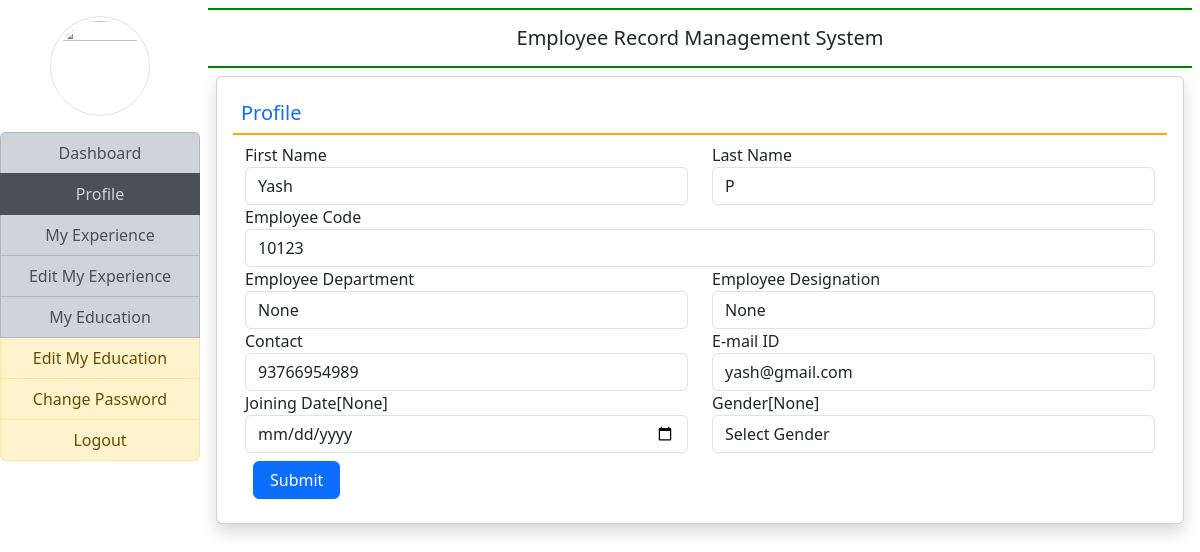
The page /profile (signed in) on the database its author committed.
### employee/models.py (models this page shows, shortened)
class EmployeeDetail(models.Model):
    user = models.ForeignKey(User, on_delete=models.CASCADE)
    empcode = models.CharField(max_length=50)
    empdept = models.CharField(max_length=50,null=True)
    designation = models.CharField(max_length=100,null=True)
    contact = models.CharField(max_length=15,null=True)
    gender = models.CharField(max_length=50,null=True)
    joiningdate = models.DateField(null=True)

### employee/views.py (the view, shortened to what this page needs)
# urls.py: path('profile',profile,name='profile'),
def profile(request):
    if not request.user.is_authenticated:
        return redirect('emp_login')
    error = ""
    user = request.user
    employee = EmployeeDetail.objects.get(user=user)
    return render(request, 'profile.html',locals())

### employee/templates/profile.html (shortened to what this page needs)
{% extends 'emp_base.html' %}
{% block main %}
<div class="card shadow m-2">
    <div class="card-body">
        <h5 class="p-2 text-primary" style="border-bottom: 2px solid orange;">Profile</h5>
        <div class="container-fluid">
            <form method="POST">
                <div class="row">
                    <div class="col-sm-6">
                        <div class="form-group">
                            <label>First Name</label>
                            <input type="text" name="firstname" class="form-control" placeholder="Enter your First Name"
                                pattern="[A-Za-z]+" value="{{employee.user.first_name}}">
                        </div>
                    </div>
                    <div class="col-sm-6">
                        <div class="form-group">
                            <label>Last Name</label>
                            <input type="text" name="lastname" class="form-control" placeholder="Enter your Last Name"
                                pattern="[A-Za-z]+" required value="{{employee.user.last_name}}">
                        </div>
                    </div>
                    <div class="col-sm-12">
                        <div class="form-group">
                            <labeL>Employee Code</label>
                            <input type="text" name="empcode" class="form-control"
                                placeholder="Enter your Employee Code" pattern="[0-9]+" required
                                value="{{employee.empcode}}">
                        </div>
                    </div>
                    <div class="col-sm-6">
                        <div class="form-group">
                            <labeL>Employee Department</label>
                            <input type="text" name="department" class="form-control"
                                placeholder="Enter your Department" value="{{employee.empdept}}">
                        </div>
                    </div>
                    <div class="col-sm-6">
                        <div class="form-group">
                            <labeL>Employee Designation</label>
                            <input type="text" name="designation" class="form-control"
                                placeholder="Enter your Designation" value="{{employee.designation}}">
                        </div>
                    </div>
                    <div class="col-sm-6">
                        <div class="form-group">
                            <labeL>Contact</label>
                            <input type="text" name="contact" class="form-control" placeholder="Enter your Contact No."
                                value="{{employee.contact}}">
                        </div>
                    </div>
                    <div class="col-sm-6">
                        <div class="form-group">
                            <labeL>E-mail ID</label>
                            <input type="email" name="emailid" class="form-control"
                                placeholder="Enter your E-mail Address" required value="{{employee.user.username}}">
                        </div>
                    </div>
                    <div class="col-sm-6">
                        <div class="form-group">
                            <labeL>Joining Date[{{employee.joiningdate}}]</label>
                            <input type="date" name="jdate" class="form-control">
                        </div>
                    </div>
                    <div class="col-sm-6">
                        <div class="form-group">
                            <label>Gender[{{employee.gender}}]</label>
                            <select name="gender" class="form-control">
                                <option value="{{employee.gender}}">Select Gender</option>
                            </select>
                        </div>
                    </div>
                </div>
                <input type="submit" value="Submit" class="m-2 px-3 btn btn-primary">
            </form>
        </div>
    </div>
</div>
{% endblock %}

### rows shown on the page
EmployeeDetail: firstname "Yash", lastname "P", empcode "10123", department "None", designation "None", contact "93766954989", emailid "yash@gmail.com", joiningdate "None", gender "None"
